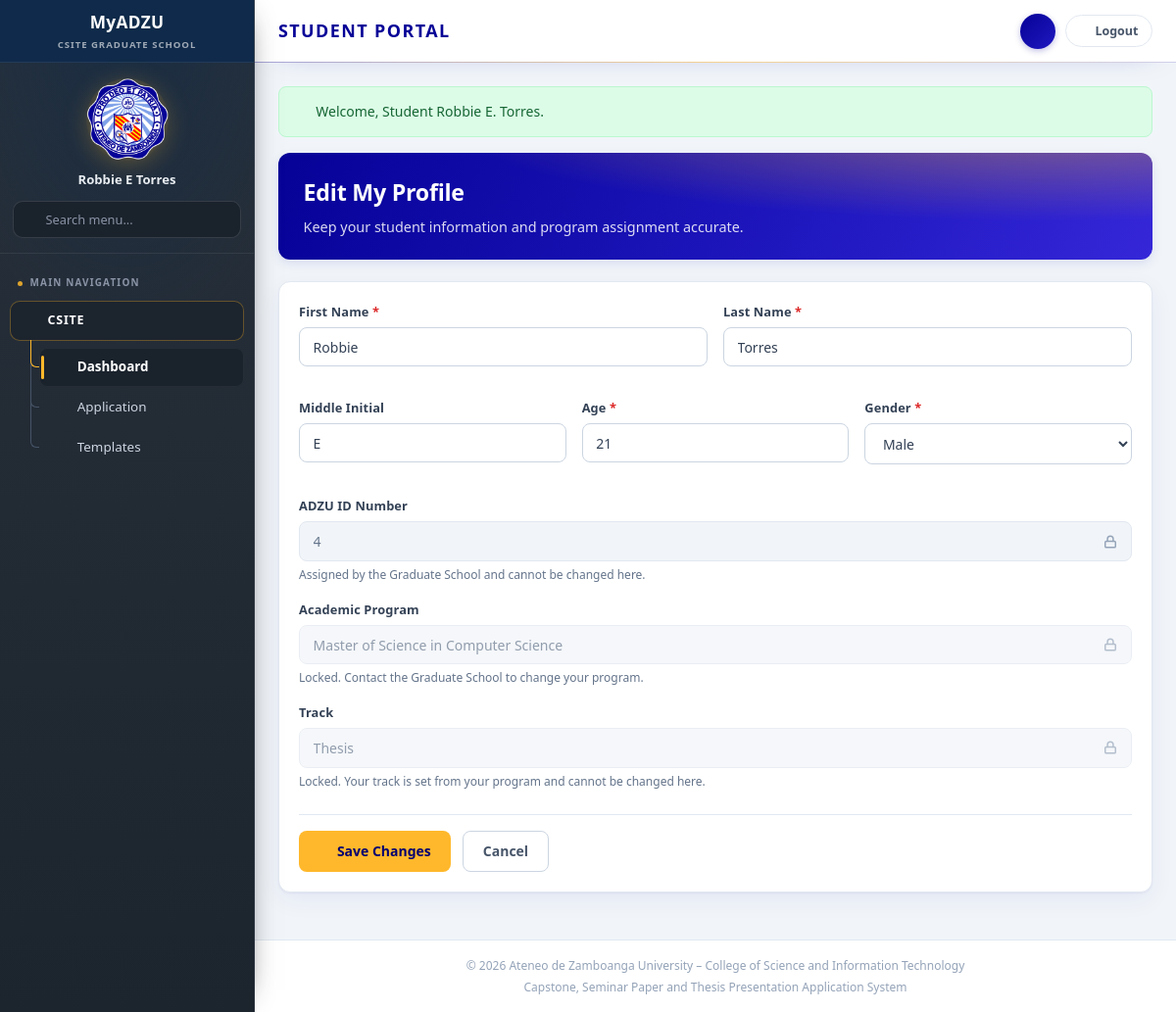
Page /student/profile.php (signed in) on the earlier database version.
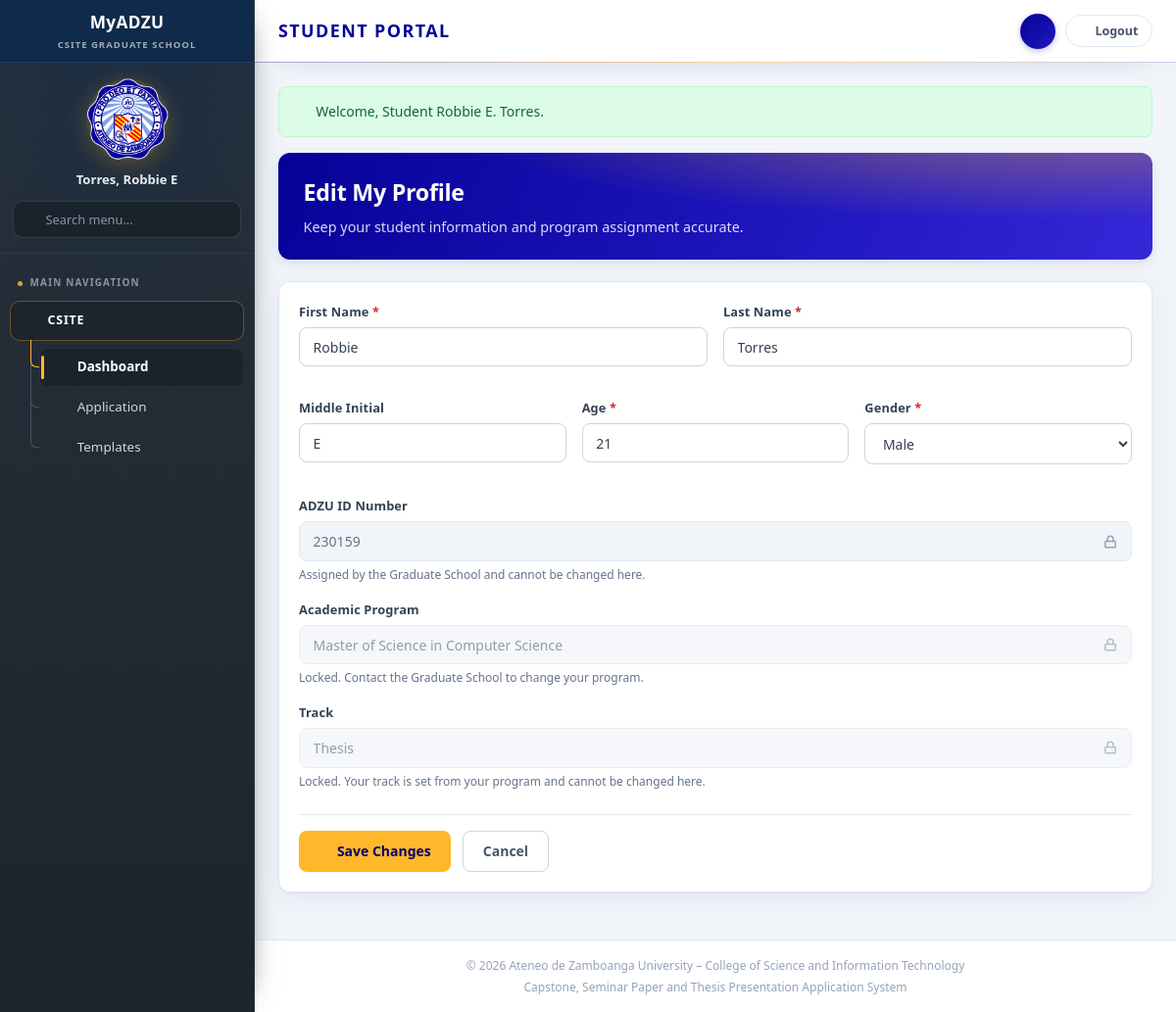
Same page on the later database version.
### tables this page shows
CREATE TABLE `students` (
  `student_id` int(11) NOT NULL,
  `user_id` int(11) NOT NULL,
  `first_name` varchar(50) NOT NULL,
  `last_name` varchar(50) NOT NULL,
  `middle_initial` varchar(5) DEFAULT NULL,
  `age` int(11) NOT NULL,
  `gender` varchar(20) NOT NULL,
  `program` varchar(100) NOT NULL,
  `track` enum('thesis','capstone','seminar') NOT NULL,
  `adviser_name` varchar(150) DEFAULT NULL,
  `enrollment_date` date DEFAULT NULL,
  `archived_at` timestamp NULL DEFAULT NULL
);

### includes/config/modules/10-ui-and-urls.php (called while the page is built, shortened)
<?php
function getTracksForProgram(string $program): array {
    $trimmed = trim($program);
    $code = $trimmed;
    if (class_exists('DB')) {
        try {
            $stmt = DB::getConnection()->prepare(
                'SELECT t.track_code
                   FROM programs p
                   INNER JOIN program_tracks pt ON pt.program_id = p.program_id
                   INNER JOIN tracks t ON t.track_id = pt.track_id
                  WHERE p.program_code = :code
                  ORDER BY pt.is_primary DESC, t.track_id'
            );
            $stmt->execute(['code' => $code]);
            $tracks = [];
            foreach ($stmt->fetchAll() as $row) {
                $track = strtolower(trim((string) $row['track_code']));
                if ($track !== '' && !in_array($track, $tracks, true)) {
                    $tracks[] = $track;
                }
            }
            if ($tracks) {
                return $tracks;
            }
        } catch (Throwable $e) {
        }
    }
    return PROGRAM_TRACKS[$code] ?? [];
}
function asset(string $path): string {
    return BASE_URL . '/assets/' . ltrim($path, '/');
}

### includes/config/db.php (called while the page is built, shortened)
<?php
class DB {
    private static $pdo = null;
    public static function getConnection() {
        if (self::$pdo === null) {
            $host = 'localhost';
            $db   = 'csite_grad_school';
            $user = 'root';
            $pass = '';
            $port = '3306';
            $dsn = "mysql:host=$host;port=$port;dbname=$db;charset=utf8mb4";
            try {
                self::$pdo = new PDO($dsn, $user, $pass, [
                    PDO::ATTR_ERRMODE            => PDO::ERRMODE_EXCEPTION,
                    PDO::ATTR_DEFAULT_FETCH_MODE => PDO::FETCH_ASSOC,
                    PDO::ATTR_EMULATE_PREPARES   => false,
                ]);
            } catch (PDOException $e) {
                die("Database Connection Error: " . $e->getMessage());
            }
        }
        return self::$pdo;
    }
    public static function find($table, $conditions) {
        $pdo = self::getConnection();
        $where = array_map(fn($k) => "`$k` = :$k", array_keys($conditions));
        $sql = sprintf("SELECT * FROM `%s` WHERE %s LIMIT 1", $table, implode(' AND ', $where));
        $stmt = $pdo->prepare($sql);
        $stmt->execute($conditions);
        return $stmt->fetch() ?: null;
    }
}

### includes/config/modules/31-authentication.php (called while the page is built, shortened)
<?php
function currentStudentProfile(array $fallback): array {
    $sessionUser = $_SESSION['user'] ?? [];
    $userId = $sessionUser['user_id'] ?? $_SESSION['user_id'] ?? null;
    if ($userId && class_exists('DB')) {
        try {
            $stmt = DB::getConnection()->prepare("
                SELECT s.*, u.email AS user_email, u.full_name AS user_full_name
                FROM students s
                INNER JOIN users u ON u.user_id = s.user_id
                WHERE s.user_id = :uid
                LIMIT 1
            ");
            $stmt->execute(['uid' => (int)$userId]);
            $dbStudent = $stmt->fetch(PDO::FETCH_ASSOC);
            if ($dbStudent) {
                $programCode = programCodeForStudent($dbStudent);
                $programName = PROGRAMS[$programCode] ?? $dbStudent['program'];
                $enroll = $dbStudent['enrollment_date'] ?: date('Y-m-d');
                $fullName = trim((string) ($dbStudent['user_full_name'] ?? ''));
                return array_merge($fallback, [
                    'id' => (string) $dbStudent['student_id'],
                    'user_id' => (int) $dbStudent['user_id'],
                    'name' => $fullName,
                    'email' => $dbStudent['user_email'] ?? '',
                    'program' => $programCode,
                    'program_name' => preg_replace('/\s*\(.*\)$/', '', $programName) ?: $programName,
                    'track' => $dbStudent['track'],
                    'trackLabel' => getTrackLabel($dbStudent['track']),
                    'enroll_date' => $enroll,
                    'current_stage' => $dbStudent['current_stage'] ?? 'not_started',
                    'status' => $dbStudent['status'] ?? 'not_started',
                    'title' => $dbStudent['title'] ?? '',
                    'adviser' => $dbStudent['adviser_name'] ?? '',
                    'completion_deadline' => ((int) substr($enroll, 0, 4) + 3) . substr($enroll, 4)
                ]);
            }
        } catch (Throwable $e) {
        }
    }
    $id = (string) ($_SESSION['current_student_id'] ?? '');
    $s = $id !== '' ? findStudentById($id) : null;
    $program = $s['program'];
    $track = getTrackForProgram($program);
    $fullName = PROGRAMS[$program] ?? $program;
    $programName = preg_replace('/\s*\(.*\)$/', '', $fullName) ?: $fullName;
    $enroll = $s['enrollDate'] ?? $fallback['enroll_date'];
    $year = (int) substr($enroll, 0, 4);
    return array_merge($fallback, [
        'id' => $s['id'],
        'name' => studentDisplayName($s),
        'email' => $s['email'],
        'program' => $program,
        'program_name' => $programName,
        'track' => $track,
        'trackLabel' => getTrackLabel($track),
        'enroll_date' => $enroll,
        'current_stage' => $s['currentStage'] ?? 'proposal',
        'status' => $s['status'] ?? 'pending',
        'title' => $s['title'] ?? $fallback['title'],
        'adviser' => $s['adviser'] ?? $fallback['adviser'],
        'completion_deadline' => ($year + 3) . substr($enroll, 4),
    ]);
}

### includes/config/modules/99-bootstrap.php (called while the page is built, shortened)
<?php
$mockStudent = currentStudentProfile($mockStudent);

### includes/config/config.php (called while the page is built, shortened)
<?php
require_once __DIR__ . '/modules/00-settings.php';
require_once __DIR__ . '/modules/10-ui-and-urls.php';
require_once __DIR__ . '/modules/30-people.php';
require_once __DIR__ . '/modules/31-authentication.php';
require_once __DIR__ . '/modules/99-bootstrap.php';

### includes/config/modules/00-settings.php (called while the page is built, shortened)
<?php
$mockStudent = [
    'id'           => '2024-001',
    'name'         => 'Torres, Robbie Ryan A',
    'email'        => 'rtorres@adzu.edu.ph',
    'program'      => 'MSCS',
    'program_name' => 'Master of Science in Computer Science',
    'track'        => 'thesis',
    'enroll_date'  => '2024-08-15',
    'current_stage'=> 'proposal',
    'status'       => 'under_review',
    'title'        => 'AI-Powered Academic Advising System for Graduate Students',
    'adviser'      => 'Dr. Maria Santos',
    'completion_deadline' => '2027-08-15',
];

### includes/config/modules/30-people.php (called while the page is built, shortened)
<?php
function programCodeForStudent(array $student): string {
    $program = trim((string) ($student['program'] ?? ''));
    $code = array_key_first(array_filter(PROGRAMS, static fn($label) => $label === $program));
    $withoutTrack = trim((string) preg_replace('/\s*\([^)]*\)\s*$/', '', $program));
    $code = array_key_first(array_filter(PROGRAMS, static fn($label) => $label === $withoutTrack));
    return $code ?: $program;
}

### student/profile.php (the view, shortened to what the changed rows need)
<?php
require_once __DIR__ . '/../includes/config/config.php';
require_once __DIR__ . '/../includes/config/db.php';
$user = $_SESSION['user'];
$student = DB::find('students', ['user_id' => (int) $user['user_id']]);
$programCode = programCodeForStudent($student);
$pageTitle = 'Edit My Profile'; $role = 'student'; $currentPage = 'dashboard'; $userName = $user['full_name'];
require_once __DIR__ . '/../includes/layout/header.php';
?>
<div class="page-header page-banner"><h2>Edit My Profile</h2><p>Keep your student information and program assignment accurate.</p></div>
<form method="post" class="card" data-validate><div class="card-body"><div class="form-row"><div class="form-field"><label>First Name <span class="required">*</span></label><input name="first_name" required value="<?= htmlspecialchars($student['first_name']) ?>"></div><div class="form-field"><label>Last Name <span class="required">*</span></label><input name="last_name" required value="<?= htmlspecialchars($student['last_name']) ?>"></div></div><div class="form-row"><div class="form-field"><label>Middle Initial</label><input name="middle_initial" maxlength="5" value="<?= htmlspecialchars($student['middle_initial'] ?? '') ?>"></div><div class="form-field"><label>Age <span class="required">*</span></label><input type="number" name="age" min="18" max="99" required value="<?= (int) $student['age'] ?>"></div><div class="form-field"><label>Gender <span class="required">*</span></label><select name="gender" required><?php foreach (['Male','Female','Prefer not to say'] as $option): ?><option <?= $student['gender'] === $option ? 'selected' : '' ?>><?= $option ?></option><?php endforeach; ?></select></div></div><div class="form-field"><label>ADZU ID Number</label><input name="student_id" readonly inputmode="numeric" pattern="[0-9]{4,10}" title="Assigned by the Graduate School" aria-readonly="true" value="<?= htmlspecialchars((string) ($student['student_id'] ?? '')) ?>"><p class="field-hint">Assigned by the Graduate School and cannot be changed here.</p></div><div class="form-field"><label>Academic Program</label><select name="program" id="profileProgram" class="locked-select" disabled aria-disabled="true"><?php foreach (PROGRAMS as $code => $name): ?><option value="<?= $code ?>" <?= $programCode === $code ? 'selected' : '' ?>><?= htmlspecialchars($name) ?></option><?php endforeach; ?></select><p class="field-hint">Locked. Contact the Graduate School to change your program.</p></div><div class="form-field"><label>Track</label><select name="track" id="profileTrack" class="locked-select" disabled aria-disabled="true"></select><p class="field-hint">Locked. Your track is set from your program and cannot be changed here.</p></div><div class="form-actions"><button class="btn btn-primary"><i class="fas fa-save"></i> Save Changes</button><a class="btn btn-outline" href="<?= url('student/dashboard.php') ?>">Cancel</a></div></div></form>
<?php require_once __DIR__ . '/../includes/layout/footer.php'; ?>

### includes/layout/sidebar.php (shortened to what the changed rows need)
<?php
$userName    = $userName ?? ($_SESSION['user']['full_name'] ?? '');
?>
<aside class="sidebar myadzu-sidebar" id="sidebar" aria-label="MyADZU sidebar navigation">
  <div class="myadzu-profile">
    <div class="myadzu-avatar" role="img" aria-label="ADZU seal">
      <img class="myadzu-seal" src="<?= asset('img/adzu-seal.png') ?>" alt="ADZU seal" onerror="this.style.display='none'">
    </div>
    <?php if (!empty($userName)): ?>
      <div class="myadzu-username"><?= htmlspecialchars($userName) ?></div>
    <?php endif; ?>
    <div class="myadzu-search">
      <input type="search" id="myadzuMenuSearch" placeholder="Search menu..." autocomplete="off" data-menu-filter aria-label="Search menu">
    </div>
  </div>
</aside>

Differences in the rows shown:
removed students: first_name "Robbie", last_name "Torres", middle_initial "E", age "21", gender "Male", student_id "4", program "Master of Science in Computer Science"
added students: first_name "Robbie", last_name "Torres", middle_initial "E", age "21", gender "Male", student_id "230159", program "Master of Science in Computer Science"
Other differences:
$userName: "Robbie E Torres" → "Torres, Robbie E"
